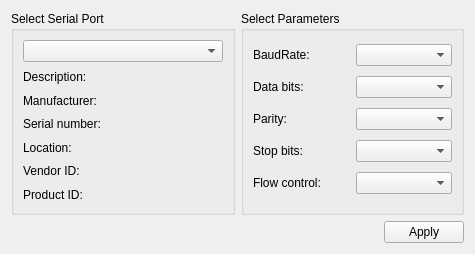
<?xml version="1.0" encoding="UTF-8"?>
<ui version="4.0">
 <class>SerialSettings</class>
 <widget class="QWidget" name="SerialSettings">
  <property name="geometry">
   <rect>
    <x>0</x>
    <y>0</y>
    <width>475</width>
    <height>254</height>
   </rect>
  </property>
  <property name="windowTitle">
   <string>Settings</string>
  </property>
  <layout class="QGridLayout" name="gridLayout_3">
   <item row="0" column="1">
    <widget class="QGroupBox" name="parametersBox">
     <property name="title">
      <string>Select Parameters</string>
     </property>
     <layout class="QGridLayout" name="gridLayout_2">
      <item row="0" column="0">
       <widget class="QLabel" name="baudRateLabel">
        <property name="text">
         <string>BaudRate:</string>
        </property>
       </widget>
      </item>
      <item row="0" column="1">
       <widget class="QComboBox" name="baudRateBox"/>
      </item>
      <item row="1" column="0">
       <widget class="QLabel" name="dataBitsLabel">
        <property name="text">
         <string>Data bits:</string>
        </property>
       </widget>
      </item>
      <item row="1" column="1">
       <widget class="QComboBox" name="dataBitsBox"/>
      </item>
      <item row="2" column="0">
       <widget class="QLabel" name="parityLabel">
        <property name="text">
         <string>Parity:</string>
        </property>
       </widget>
      </item>
      <item row="2" column="1">
       <widget class="QComboBox" name="parityBox"/>
      </item>
      <item row="3" column="0">
       <widget class="QLabel" name="stopBitsLabel">
        <property name="text">
         <string>Stop bits:</string>
        </property>
       </widget>
      </item>
      <item row="3" column="1">
       <widget class="QComboBox" name="stopBitsBox"/>
      </item>
      <item row="4" column="0">
       <widget class="QLabel" name="flowControlLabel">
        <property name="text">
         <string>Flow control:</string>
        </property>
       </widget>
      </item>
      <item row="4" column="1">
       <widget class="QComboBox" name="flowControlBox"/>
      </item>
     </layout>
    </widget>
   </item>
   <item row="1" column="0" colspan="2">
    <layout class="QHBoxLayout" name="horizontalLayout">
     <item>
      <spacer name="horizontalSpacer">
       <property name="orientation">
        <enum>Qt::Horizontal</enum>
       </property>
       <property name="sizeHint" stdset="0">
        <size>
         <width>96</width>
         <height>20</height>
        </size>
       </property>
      </spacer>
     </item>
     <item>
      <widget class="QPushButton" name="applyButton">
       <property name="text">
        <string>Apply</string>
       </property>
      </widget>
     </item>
    </layout>
   </item>
   <item row="0" column="0">
    <widget class="QGroupBox" name="selectBox">
     <property name="title">
      <string>Select Serial Port</string>
     </property>
     <layout class="QGridLayout" name="gridLayout">
      <item row="0" column="0">
       <widget class="QComboBox" name="serialPortInfoListBox"/>
      </item>
      <item row="1" column="0">
       <widget class="QLabel" name="descriptionLabel">
        <property name="text">
         <string>Description:</string>
        </property>
       </widget>
      </item>
      <item row="2" column="0">
       <widget class="QLabel" name="manufacturerLabel">
        <property name="text">
         <string>Manufacturer:</string>
        </property>
       </widget>
      </item>
      <item row="3" column="0">
       <widget class="QLabel" name="serialNumberLabel">
        <property name="text">
         <string>Serial number:</string>
        </property>
       </widget>
      </item>
      <item row="4" column="0">
       <widget class="QLabel" name="locationLabel">
        <property name="text">
         <string>Location:</string>
        </property>
       </widget>
      </item>
      <item row="5" column="0">
       <widget class="QLabel" name="vidLabel">
        <property name="text">
         <string>Vendor ID:</string>
        </property>
       </widget>
      </item>
      <item row="6" column="0">
       <widget class="QLabel" name="pidLabel">
        <property name="text">
         <string>Product ID:</string>
        </property>
       </widget>
      </item>
     </layout>
    </widget>
   </item>
  </layout>
 </widget>
 <resources/>
 <connections/>
</ui>
